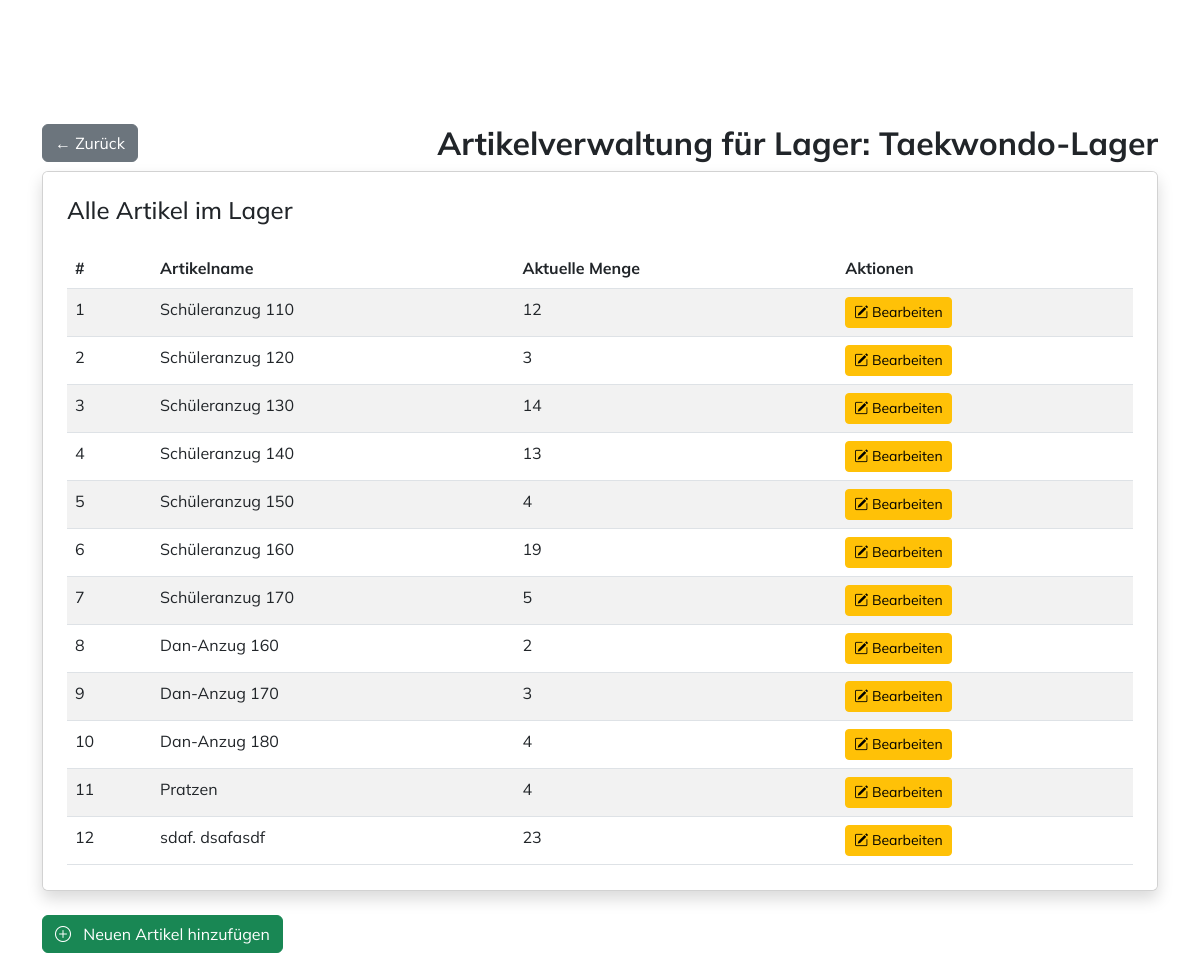
The page /lager/3/artikel_management/ (signed in) on the database its author committed.
### myapp/models.py (models this page shows, shortened)
class Lager(models.Model):
    name = models.CharField(max_length=100)
    owner = models.ForeignKey(User, on_delete=models.CASCADE)  # Der Besitzer des Lagers
    users = models.ManyToManyField(User, related_name='lagers')  # Benutzer, die diesem Lager zugewiesen sind

class Artikel(models.Model):
    name = models.CharField(max_length=100)
    menge = models.IntegerField()
    lager = models.ForeignKey(Lager, on_delete=models.CASCADE, related_name='artikel')
    foto = models.ImageField(upload_to='fotos/', blank=True, null=True)  # Optionales Bildfeld

### myapp/views.py (the view)
# urls.py: path('lager/<int:lager_id>/artikel_management/', login_required(views.artikel_management), name='artikel_management'),
@login_required
def artikel_management(request, lager_id):
    lager = get_object_or_404(Lager, id=lager_id)
    if request.user not in lager.users.all():
        return redirect('lager_list')
    artikel_list = lager.artikel.all()
    return render(request, 'artikel_management.html', {
        'lager': lager,
        'artikel_list': artikel_list,
    })

### templates/artikel_management.html
{% extends "base.html" %}
{% block content %}
<div class="container mt-5">
    <div class="d-flex justify-content-between align-items-center mb-2">
        <a href="{% url 'lager_detail' lager.id %}" class="btn btn-secondary">← Zurück</a>
        <h2 class="fw-bold text-end mb-0">Artikelverwaltung für Lager: {{ lager.name }}</h2>
    </div>
    <div class="card shadow p-4 mb-4" style="height: 70vh; overflow-y: auto;">
        <h4 class="mb-4">Alle Artikel im Lager</h4>
        <table class="table table-striped">
            <thead>
                <tr>
                    <th>#</th>
                    <th>Artikelname</th>
                    <th>Aktuelle Menge</th>
                    <th>Aktionen</th>
                </tr>
            </thead>
            <tbody>
                {% for artikel in artikel_list %}
                <tr>
                    <td>{{ forloop.counter }}</td>
                    <td>{{ artikel.name }}</td>
                    <td>{{ artikel.menge }}</td>
                    <td>
                       <a href="{% url 'artikel_edit' lager.id artikel.id %}" class="btn btn-warning btn-sm">
                            <i class="bi bi-pencil-square"></i> Bearbeiten
                        </a>
                    </td>
                </tr>
                {% empty %}
                <tr>
                    <td colspan="4" class="text-center">Keine Artikel im Lager</td>
                </tr>
                {% endfor %}
            </tbody>
        </table>
    </div>
    <div class="text mt-3">
        <a href="{% url 'artikel_create' lager.id %}" class="btn btn-success">
            <i class="bi bi-plus-circle me-2"></i> Neuen Artikel hinzufügen
        </a>
    </div>
</div>
{% endblock %}

### myapp/static/styles/style.css (style rules this page uses)
* { padding: 0; margin: 0; box-sizing: border-box; font-family: 'Mulish', sans-serif; transition: 0.3s all ease-in-out; }
body { display: flex; justify-content: center; align-items: center; height: 100vh; background-color: #f4f7fd; }

### rows shown on the page
Lager: name "Taekwondo-Lager"
Artikel: name "Schüleranzug 110", menge "12"
Artikel: name "Schüleranzug 120", menge "3"
Artikel: name "Schüleranzug 130", menge "14"
Artikel: name "Schüleranzug 140", menge "13"
Artikel: name "Schüleranzug 150", menge "4"
Artikel: name "Schüleranzug 160", menge "19"
Artikel: name "Schüleranzug 170", menge "5"
Artikel: name "Dan-Anzug 160", menge "2"
Artikel: name "Dan-Anzug 170", menge "3"
Artikel: name "Dan-Anzug 180", menge "4"
Artikel: name "Pratzen", menge "4"
Artikel: name "sdaf. dsafasdf", menge "23"
